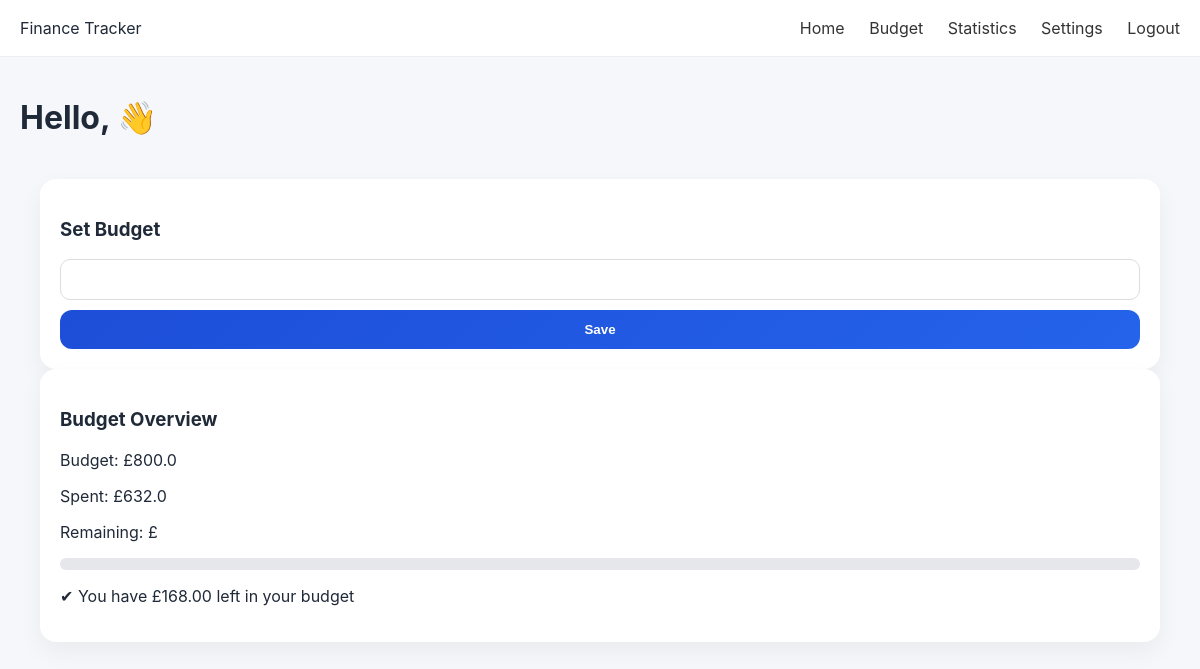
Before: /budget (signed in) with the older database file.
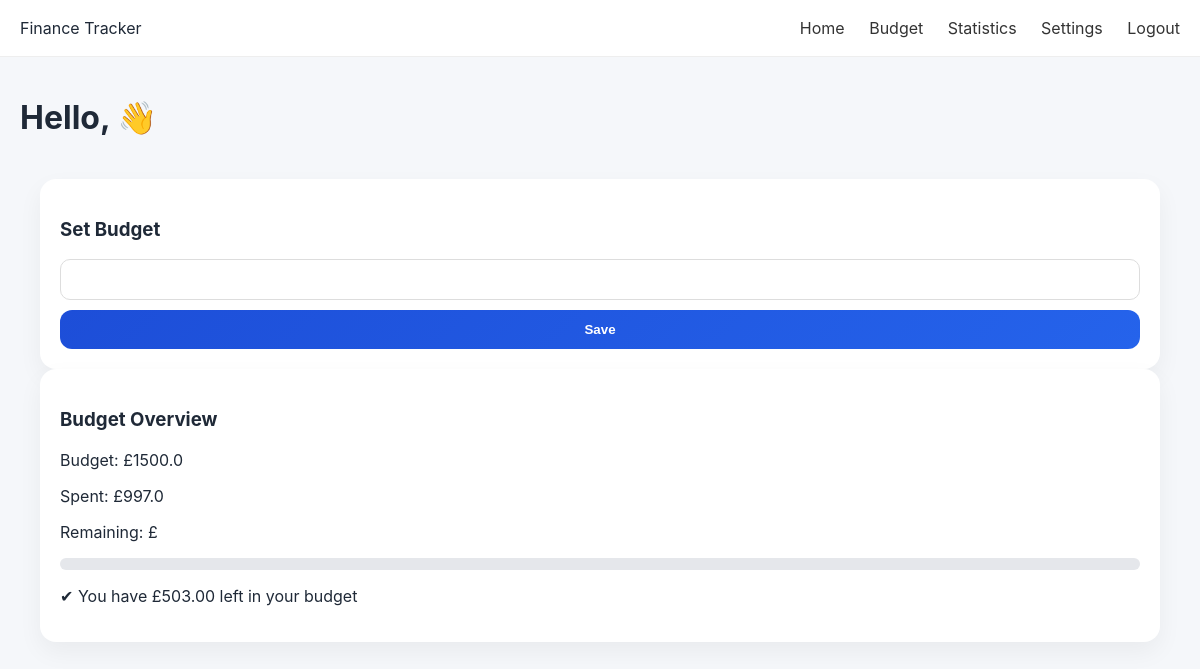
After: the same page with the newer database file.
### tables this page shows
CREATE TABLE budget (
        id INTEGER PRIMARY KEY,
        total REAL,
        user_id INTEGER
    );

### app.py (the view, shortened to what this page needs)
@app.route("/budget", methods=["GET", "POST"])
def budget():
    conn = get_db()
    cur = conn.cursor()
    cur.execute("SELECT * FROM transactions WHERE user_id=?", (session["user_id"],))
    data = cur.fetchall()
    expenses = sum(t[1] for t in data if t[3] == "expense")
    cur.execute("SELECT total FROM budget WHERE user_id=?", (session["user_id"],))
    row = cur.fetchone()
    budget = row[0] if row else 0
    percent = (expenses / budget * 100) if budget else 0
    over = expenses > budget
    return render_template("budget.html",
        budget=budget,
        expenses=expenses,
        percent=percent,
        over=over
    )

### app.py (called while the page is built)
def get_db():
    os.makedirs("database", exist_ok=True)
    return sqlite3.connect(DB)

### templates/budget.html (shortened to what this page needs)
<!DOCTYPE html>
<html>
<head>
     <link rel="stylesheet" href="/static/style.css">
</head>
<body>
<div class="navbar">
    <div>Finance Tracker</div>
    <div>
        <a href="/home">Home</a>
        <a href="/budget">Budget</a>
        <a href="/statistics">Statistics</a>
        <a href="/settings">Settings</a>
        <a href="/logout">Logout</a>
    </div>
</div>
<div class="container">
    <h1>Hello, {{ username }} 👋</h1>
 <div class="container">
<div class="card">
    <h3>Set Budget</h3>
    <form method="POST">
        <input type="number" name="budget" step="0.01" required>
        <button type="submit">Save</button>
    </form>
</div>
<div class="card">
    <h3>Budget Overview</h3>
    <p>Budget: £{{ budget }}</p>
    <p>Spent: £{{ expenses }}</p>
    <p>Remaining: £{{ remaining }}</p>
    <div class="progress-bar">
        <div class="progress" style="width: {{ percent }}%;"></div>
    </div>
    {% if over %}
        <p style="color:red;">⚠ Over budget! <br> You have £{{ "%.2f"|format(budget - expenses) }} left in your budget</p>
     {% else %}
            <p class="good">✔ You have £{{ "%.2f"|format(budget - expenses) }} left in your budget</p>
        {% endif %}
</div>
</div>
</body>
</html>

Changed rows visible on the page:
changed budget: total "800.0" → "1500.0"; budget-expenses "168.00" → "503.00"
Other visible differences:
{{ expenses }}: "632.0" → "997.0"
{{ percent }}: 79.0 → 66.46666666666667 (drawn)
